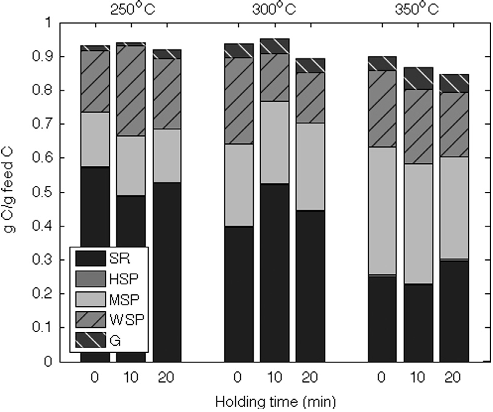
#> input picture graphs/1-s2.0-S0009250913008336-main-Figure2-1.png, 493 x 412 px; its folder holds only this picture in this run
$ jupyter execute --allow-errors extract_data_from_chart.ipynb
#> lines starting #> are read from the running program, lines starting #| are printed output that depends on the picture; after the words box and inside, x2 and y2 are one past the last pixel; in counts of white or black regions, pixels touching at a corner belong together
[cell 1]
import cv2, imutils, re, sys, math
import xlsxwriter, json, os
import matplotlib.pyplot as plt
import numpy as np
from pathlib import Path
from matplotlib import rcParams

[cell 2]
img_dir = '../graphs'

#> (a cell that did not finish here is left out)

[cell 4]
def findMaxConsecutiveOnes(nums) -> int:
    count = maxCount = 0

    for i in range(len(nums)):
        if nums[i] == 1:
            count += 1
        else:
            maxCount = max(count, maxCount)
            count = 0

    return max(count, maxCount)

[cell 5]
def detectAxes(filepath, threshold=None, debug=False):
    if filepath is None:
        return None, None

    if threshold is None:
        threshold = 10

    image = cv2.imread(filepath)
    height, width, channels = image.shape

    gray = cv2.cvtColor(image, cv2.COLOR_BGR2GRAY)

    maxConsecutiveOnes = [findMaxConsecutiveOnes(gray[:, idx] < 200) for idx in range(width)]
    start_idx, maxindex, maxcount = 0, 0, max(maxConsecutiveOnes)
    while start_idx < width:
        if abs(maxConsecutiveOnes[start_idx] - maxcount) <= threshold:
            maxindex = start_idx
            break

        start_idx += 1

    yaxis = (maxindex, 0, maxindex, height)

    if debug:
        fig, ax = plt.subplots(1, 2)

        ax[0].imshow(image)

        ax[1].plot(maxConsecutiveOnes, color = 'k')
        ax[1].axhline(y = max(maxConsecutiveOnes) - 10, color = 'r', linestyle = 'dashed')
        ax[1].axhline(y = max(maxConsecutiveOnes) + 10, color = 'r', linestyle = 'dashed')
        ax[1].vlines(x = maxindex, ymin = 0.0, ymax = maxConsecutiveOnes[maxindex], color = 'b', linewidth = 4)

        plt.show()

    maxConsecutiveOnes = [findMaxConsecutiveOnes(gray[idx, :] < 200) for idx in range(height)]
    start_idx, maxindex, maxcount = 0, 0, max(maxConsecutiveOnes)
    while start_idx < height:
        if abs(maxConsecutiveOnes[start_idx] - maxcount) <= threshold:
            maxindex = start_idx

        start_idx += 1

    cv2.line(image, (0, maxindex), (width, maxindex),  (255, 0, 0), 2)
    xaxis = (0, maxindex, width, maxindex)

    if debug:
        rcParams['figure.figsize'] = 15, 8

        fig, ax = plt.subplots(1, 1)
        ax.imshow(image, aspect = 'auto')

    return xaxis, yaxis

[cell 6]
def cleanText(image_text):

    return [(text, (textx, texty, w, h)) for text, (textx, texty, w, h) in image_text if text.strip() != 'I']

[cell 7]
# [138 lines left out: function getProbableLabels, not called in this run]

[cell 8]
# [15 lines left out: functions lineIntersectsRectX, lineIntersectsRectY, not called in this run]

[cell 9]
# [58 lines left out: function getRatio, not called in this run]

[cell 10]
# [15 lines left out: functions lineIntersectsRectX, lineIntersectsRectY, not called in this run]

[cell 11]
def reject_outliers(data, m=1):
    return data[abs(data - np.mean(data)) <= m * np.std(data)]

[cell 12]
# [7 lines left out: function addToExcel, not called in this run]

[cell 13]
# [53 lines left out: function mergeRects, not called in this run]

[cell 14]
# [58 lines left out: function mergeTextBoxes, not called in this run]

[cell 15]
# [33 lines left out: function nearbyRectangle, not called in this run]

[cell 16]
def euclidean(v1, v2):
    return sum((p - q) ** 2 for p, q in zip(v1, v2)) ** .5

# [12 lines left out: functions angle_between, RectDist, not called in this run]

[cell 17]
# [23 lines left out: function getProbableYLabels, not called in this run]

[cell 18]
# [6 lines left out: function expand, not called in this run]

[cell 19]
images = []
texts = []

def getYVal(img_dir):
#> called with img_dir = '../graphs'
    yValueDict = {}
    for index, path in enumerate(Path(img_dir).iterdir()):
        if path.name.endswith('.png') or path.name.endswith('.jpg'):
            filepath = img_dir + "/" + path.name
            img = cv2.imread(filepath)
#> img is the input picture: shape (412, 493, 3); min 0, max 255, mean 186
            img = cv2.cvtColor(img, cv2.COLOR_BGR2RGB)
            img_height, img_width, _ = img.shape
#> img_height = 412; img_width = 493

            xaxis, yaxis = detectAxes(filepath)
#> the loop in detectAxes, `while start_idx < width:` made 60 passes
#> in detectAxes, `cv2.line(image, (0, maxindex), (width, maxindex),  (255, 0, 0), 2)`:
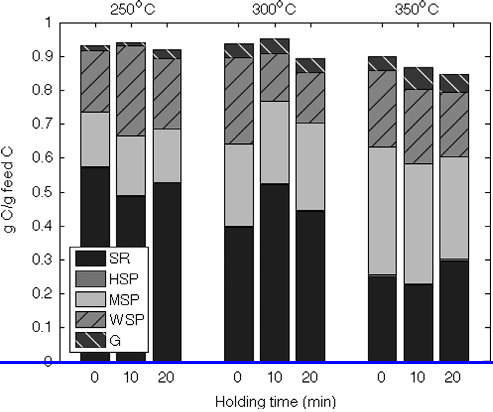
#> image: shape (412, 493, 3); 0.73% of pixels changed, all inside (x1, y1, x2, y2) = (0, 361, 493, 364)

            for (x1, y1, x2, y2) in [xaxis]:
                xaxis = (x1, y1, x2, y2)
#> this loop made 1 pass
#> (x1, y1, x2, y2) on pass 1: (0, 362, 493, 362)

            for (x1, y1, x2, y2) in [yaxis]:
                yaxis = (x1, y1, x2, y2)
#> this loop made 1 pass
#> (x1, y1, x2, y2) on pass 1: (59, 0, 59, 412)

            image_text = images_text[path.name]
            img, x_labels, x_labels_list, _, _, _, _, legends, legendBoxes = getProbableLabels(img, image_text, xaxis, yaxis)
            actual_image = img.copy()

            try:
                list_text, normalize_ratio = getRatio(path, xaxis, yaxis)
                print("[getYVal] legends: {0}".format(legends))
                print("[{0}] path: {1}, ratio: {2}".format(index, path.name, normalize_ratio), end='\n\n')

                texts = bbox_text[path.name]['TextDetections']

                for text in texts:
                    if text['Type'] == 'WORD' and text['Confidence'] >= 80:
                        vertices = [[vertex['X'] * img_width, vertex['Y'] * img_height] for vertex in text['Geometry']['Polygon']]
                        vertices = np.array(vertices, np.int32)
                        vertices = vertices.reshape((-1, 1, 2))

                        img = cv2.fillPoly(img, [expand(vertices, 1)], (255, 255, 255))

                gray = cv2.cvtColor(img, cv2.COLOR_BGR2GRAY)
                threshold = cv2.threshold(gray, 200, 255, cv2.THRESH_BINARY)[1]

                contours, _ = cv2.findContours(threshold, cv2.RETR_TREE, cv2.CHAIN_APPROX_SIMPLE)
                contours = [contour for contour in contours if cv2.contourArea(contour) < 0.01 * img_height * img_width]

                contours = [cv2.approxPolyDP(contour, 3, True) for contour in contours]
                rects = [cv2.boundingRect(contour) for contour in contours]

                groups = []
                legendtexts = []
                legendrects = []

                for box in legendBoxes:
                    text, (textx, texty, width, height) = box
                    bboxes = filterBbox(rects, box)

                    if bboxes is not None:
                        for rect in [bboxes]:
                            (x, y, w, h) = rect
                            legendrects.append(rect)

                            group = boxGroup(actual_image, rect)[0]
                            group = [arr.tolist() for arr in group]

                            groups.append(group)
                            legendtexts.append(text)

                            cv2.rectangle(img, (x, y), (x + w, y + h), (0, 255, 0), 3)

                        cv2.rectangle(img, (textx, texty), (textx + width, texty + height), (255, 0, 0), 2)

                data = {}
                for legend in legends:
                    data[legend] = {}

                    for x_label, box in x_labels_list:
                        data[legend][x_label] = 0.0

                for i in range(len(groups)):

                    img = cv2.imread(img_dir + "/" + path.name)
                    img = cv2.cvtColor(img, cv2.COLOR_BGR2RGB)
                    legendtext = legendtexts[i]

                    for box in legendrects:
                        (textx, texty, width, height) = box
                        cv2.rectangle(img, (textx, texty), (textx + width, texty + height), (255, 255, 255), cv2.FILLED)

                    mask = None
                    for value in groups[i]:
                        COLOR_MIN = np.array([value[0], value[1], value[2]], np.uint8)
                        COLOR_MAX = np.array([value[0], value[1], value[2]], np.uint8)

                        if mask is None:
                            mask = cv2.inRange(img, COLOR_MIN, COLOR_MAX)
                        else:
                            mask = mask | cv2.inRange(img, COLOR_MIN, COLOR_MAX)

                    image = cv2.bitwise_and(img, img, mask = mask)
                    image = cv2.morphologyEx(image, cv2.MORPH_CLOSE, (3, 3))

                    edged = cv2.Canny(image, 0, 250)
                    contours, _ = cv2.findContours(edged, cv2.RETR_EXTERNAL, cv2.CHAIN_APPROX_SIMPLE)
                    contours = [contour for contour in contours if cv2.contourArea(contour) > 0.]

                    if len(contours) == 0 or len(contours) > 100:
                        continue

                    contours = [cv2.approxPolyDP(contour, 3, True) for contour in contours]

                    rects = mergeRects(contours)
                    textBoxes = []
                    labels = []

                    for rectBox in rects:
                        min_distance = sys.maxsize
                        closestBox = None
                        labeltext = None

                        for text, textBox in x_labels_list:
                            if RectDist(rectBox, textBox) < min_distance:
                                closestBox = textBox
                                min_distance = RectDist(rectBox, textBox)
                                labeltext = text

                        textBoxes.append(closestBox)
                        labels.append(labeltext)

                    list_len = []

                    for rect in rects:
                        list_len.append((rect, float(rect[3])))

                    y_val = [(rect, round(l* normalize_ratio, 1)) for rect, l in list_len]

                    for x_label, box in x_labels_list:
                        (x, y, w, h) = box
                        value = 0.0
                        closest = None
                        dist = sys.maxsize

                        for index, item in enumerate(y_val):
                            if labels[index] == x_label:
                                (vx, vy, vw, vh) = item[0]
                                if abs(x + w/2 - vx - vw/2) < dist:
                                    dist = abs(x + w/2 - vx - vw/2)
                                    closest = item[0]
                                    value = item[1]

                        data[legendtext][x_label] = value

                yValueDict[path.name] = data

            except Exception as e:
                print(e)
                continue

    return yValueDict


$ run again, on graphs/1-s2.0-S0016236118318489-main-Figure4-1.png
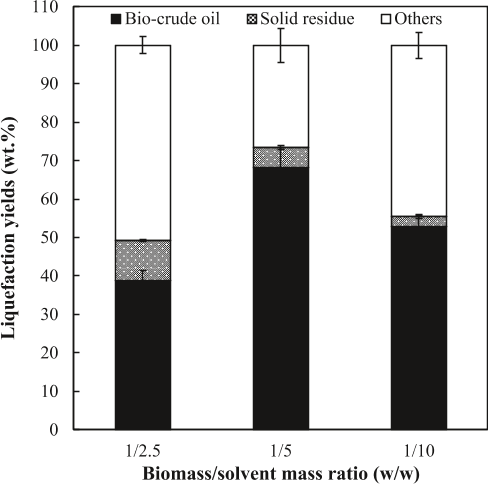
#> input picture graphs/1-s2.0-S0016236118318489-main-Figure4-1.png, 490 x 484 px
#> in getYVal, img is the input picture: shape (484, 490, 3); mean B, G, R 209.9, 210.1, 210.3
#> the loop in detectAxes, `while start_idx < width:` made 73 passes
#> in detectAxes, `cv2.line(image, (0, maxindex), (width, maxindex),  (255, 0, 0), 2)`:
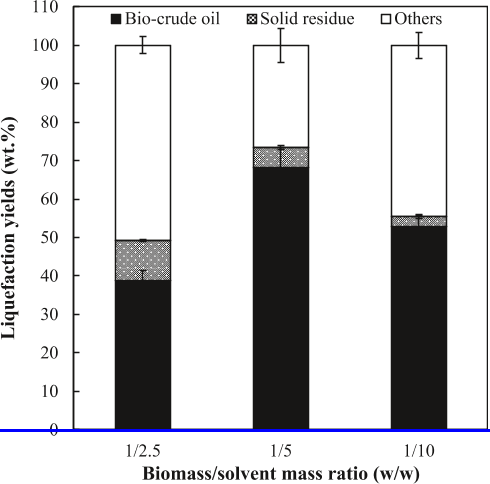
#> image: shape (484, 490, 3); 0.62% of pixels changed, all inside (x1, y1, x2, y2) = (0, 429, 490, 432)
#> the loop in getYVal, `for (x1, y1, x2, y2) in [xaxis]:` made 1 pass
#> (x1, y1, x2, y2) on pass 1: (0, 430, 490, 430)
#> the loop in getYVal, `for (x1, y1, x2, y2) in [yaxis]:` made 1 pass
#> (x1, y1, x2, y2) on pass 1: (72, 0, 72, 484)

$ run again, on graphs/1-s2.0-S0016236119305137-main-Figure3-1.png
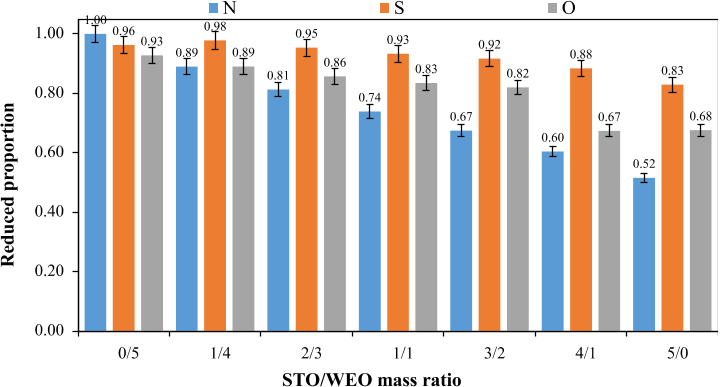
#> input picture graphs/1-s2.0-S0016236119305137-main-Figure3-1.png, 721 x 387 px
#> in getYVal, img is the input picture: shape (387, 721, 3); mean B, G, R 201.1, 205.5, 214.5
#> in detectAxes, `gray = cv2.cvtColor(image, cv2.COLOR_BGR2GRAY)`:
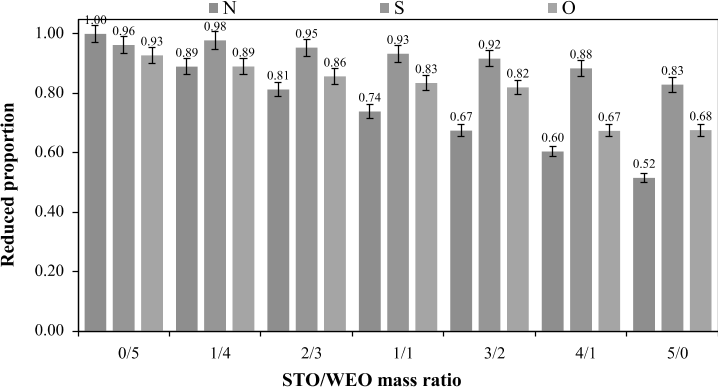
#> gray: shape (387, 721); min 0, max 255, mean 207.6
#> the loop in detectAxes, `while start_idx < width:` made 78 passes
#> in detectAxes, `cv2.line(image, (0, maxindex), (width, maxindex),  (255, 0, 0), 2)`:
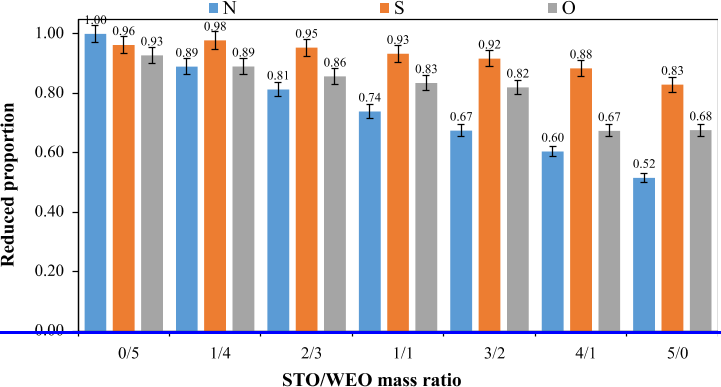
#> image: shape (387, 721, 3); 0.78% of pixels changed, all inside (x1, y1, x2, y2) = (0, 331, 721, 334)
#> the loop in getYVal, `for (x1, y1, x2, y2) in [xaxis]:` made 1 pass
#> (x1, y1, x2, y2) on pass 1: (0, 332, 721, 332)
#> the loop in getYVal, `for (x1, y1, x2, y2) in [yaxis]:` made 1 pass
#> (x1, y1, x2, y2) on pass 1: (77, 0, 77, 387)

$ run again, on graphs/1-s2.0-S0016236119319829-main-Figure2-1.png
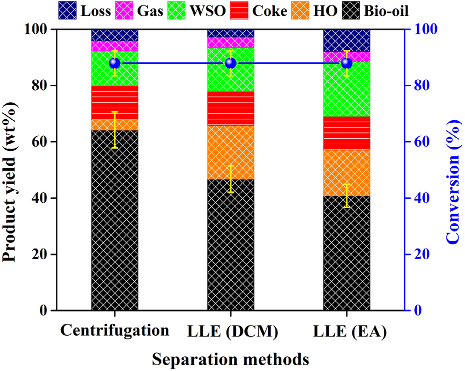
#> input picture graphs/1-s2.0-S0016236119319829-main-Figure2-1.png, 465 x 371 px
#> in getYVal, img is the input picture: shape (371, 465, 3); mean B, G, R 199.9, 204.7, 209.5
#> in detectAxes, `gray = cv2.cvtColor(image, cv2.COLOR_BGR2GRAY)`:
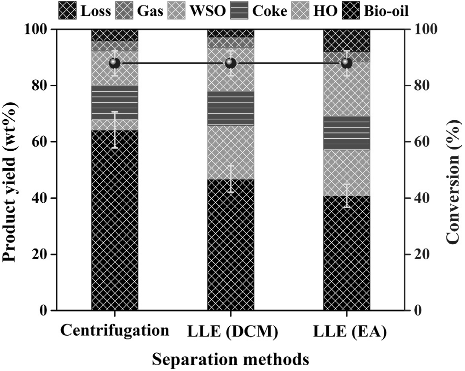
#> gray: shape (371, 465); min 0, max 255, mean 205.6
#> the loop in detectAxes, `while start_idx < width:` made 57 passes
#> in detectAxes, `cv2.line(image, (0, maxindex), (width, maxindex),  (255, 0, 0), 2)`:
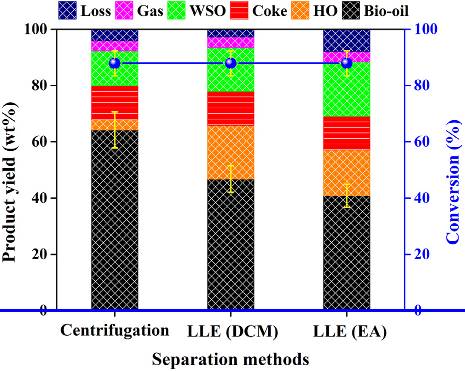
#> image: shape (371, 465, 3); 0.81% of pixels changed, all inside (x1, y1, x2, y2) = (0, 309, 465, 312)
#> the loop in getYVal, `for (x1, y1, x2, y2) in [xaxis]:` made 1 pass
#> (x1, y1, x2, y2) on pass 1: (0, 310, 465, 310)
#> the loop in getYVal, `for (x1, y1, x2, y2) in [yaxis]:` made 1 pass
#> (x1, y1, x2, y2) on pass 1: (56, 0, 56, 371)

$ run again, on graphs/1-s2.0-S0016236117307172-main-Figure2-1.png
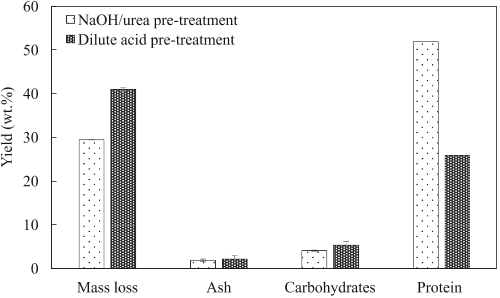
#> input picture graphs/1-s2.0-S0016236117307172-main-Figure2-1.png, 500 x 298 px
#> in getYVal, img is the input picture: shape (298, 500, 3); mean B, G, R 239.8, 239.9, 239.9
#> the loop in findMaxConsecutiveOnes (call 2), `for i in range(len(nums)):` made 298 passes
#> (maxCount, count) on passes 1 to 8: (0, 0), (0, 0), (0, 0), (0, 0), (0, 0), (0, 0), (0, 0), (0, 0)
#> the loop in detectAxes, `while start_idx < width:` made 52 passes
#> in detectAxes, `cv2.line(image, (0, maxindex), (width, maxindex),  (255, 0, 0), 2)`:
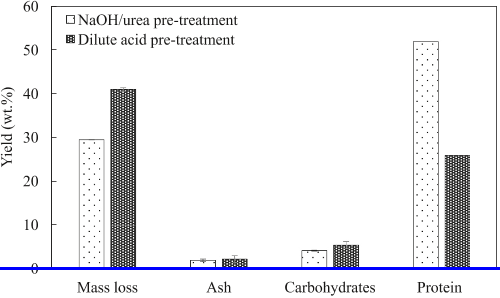
#> image: shape (298, 500, 3); 1.01% of pixels changed, all inside (x1, y1, x2, y2) = (0, 267, 500, 270)
#> the loop in getYVal, `for (x1, y1, x2, y2) in [xaxis]:` made 1 pass
#> (x1, y1, x2, y2) on pass 1: (0, 268, 500, 268)
#> the loop in getYVal, `for (x1, y1, x2, y2) in [yaxis]:` made 1 pass
#> (x1, y1, x2, y2) on pass 1: (51, 0, 51, 298)
